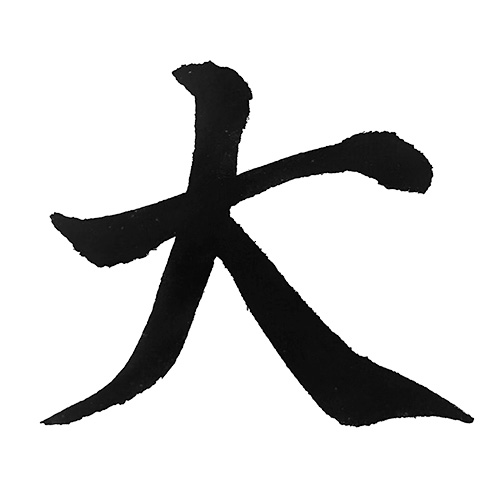
#> input picture expert.jpg, 500 x 500 px
$ python -i preprocess.py   (imports and definitions only)
#> lines starting #> are read from the running program, lines starting #| are printed output that depends on the picture; after the words box and inside, x2 and y2 are one past the last pixel; in counts of white or black regions, pixels touching at a corner belong together
from __future__ import annotations

from dataclasses import dataclass
from pathlib import Path

import cv2
import numpy as np


@dataclass
class PreprocessResult:
    original_gray: np.ndarray
    binary: np.ndarray
    normalized_binary: np.ndarray


def load_grayscale_image(image_path: str | Path) -> np.ndarray:
    image = cv2.imread(str(image_path), cv2.IMREAD_GRAYSCALE)
    if image is None:
        raise FileNotFoundError(f"Unable to load image: {image_path}")
    return image


def ensure_white_foreground(binary_image: np.ndarray) -> np.ndarray:
    white_pixels = int(np.count_nonzero(binary_image))
    black_pixels = int(binary_image.size - white_pixels)
    if white_pixels > black_pixels:
        binary_image = cv2.bitwise_not(binary_image)
    return binary_image


def crop_to_foreground(binary_image: np.ndarray, padding: int = 12) -> np.ndarray:
    points = cv2.findNonZero(binary_image)
    if points is None:
        raise ValueError("No foreground pixels found after thresholding.")

    x, y, w, h = cv2.boundingRect(points)
    x0 = max(x - padding, 0)
    y0 = max(y - padding, 0)
    x1 = min(x + w + padding, binary_image.shape[1])
    y1 = min(y + h + padding, binary_image.shape[0])
    return binary_image[y0:y1, x0:x1]


def normalize_binary_image(binary_image: np.ndarray, canvas_size: int = 512, margin: int = 36) -> np.ndarray:
    cropped = crop_to_foreground(binary_image)
    height, width = cropped.shape
    target = canvas_size - 2 * margin
    scale = min(target / max(height, 1), target / max(width, 1))
    new_width = max(1, int(round(width * scale)))
    new_height = max(1, int(round(height * scale)))

    resized = cv2.resize(cropped, (new_width, new_height), interpolation=cv2.INTER_AREA)
    canvas = np.zeros((canvas_size, canvas_size), dtype=np.uint8)
    y_offset = (canvas_size - new_height) // 2
    x_offset = (canvas_size - new_width) // 2
    canvas[y_offset : y_offset + new_height, x_offset : x_offset + new_width] = resized
    return (canvas > 0).astype(np.uint8)


def preprocess_image(image_path: str | Path, canvas_size: int = 512) -> PreprocessResult:
#> called with image_path = 'expert.jpg', canvas_size = 512
    gray = load_grayscale_image(image_path)
#> in load_grayscale_image, image is the input picture: shape (500, 500); min 0, max 255, mean 212.8
    blurred = cv2.GaussianBlur(gray, (5, 5), 0)
    _, binary = cv2.threshold(blurred, 0, 255, cv2.THRESH_BINARY + cv2.THRESH_OTSU)
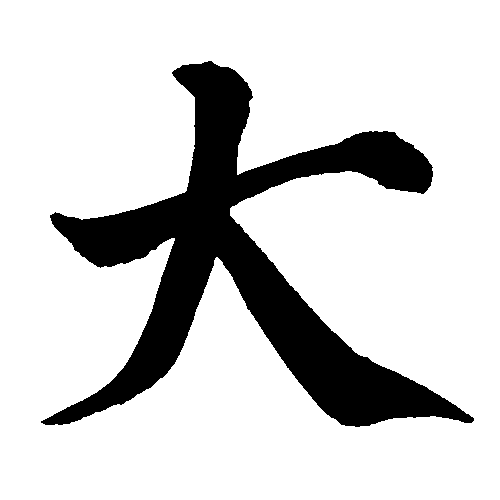
#> binary: shape (500, 500); 82.2% white; 1 black region, box (x1, y1, x2, y2) and area: (41, 61, 474, 427) 44601
    binary = ensure_white_foreground(binary)
#> in ensure_white_foreground, `white_pixels = int(np.count_nonzero(binary_image))`: white_pixels = 205399
#> in ensure_white_foreground, `black_pixels = int(binary_image.size - white_pixels)`: black_pixels = 44601
    binary = cv2.morphologyEx(binary, cv2.MORPH_OPEN, np.ones((3, 3), np.uint8))
#> binary: shape (500, 500); 17.8% white; 1 white region, box (x1, y1, x2, y2) and area: (43, 61, 474, 427) 44582
    normalized = normalize_binary_image(binary, canvas_size=canvas_size)
#> in crop_to_foreground, `points = cv2.findNonZero(binary_image)`: points = contour of 44582 points, box (x1, y1, x2, y2) (43, 61, 474, 427), area 17829
#> in crop_to_foreground, `x, y, w, h = cv2.boundingRect(points)`: x = 43; y = 61; w = 431; h = 366
#> in crop_to_foreground, `x0 = max(x - padding, 0)`: x0 = 31
#> in crop_to_foreground, `y0 = max(y - padding, 0)`: y0 = 49
#> in crop_to_foreground, `x1 = min(x + w + padding, binary_image.shape[1])`: x1 = 486
#> in crop_to_foreground, `y1 = min(y + h + padding, binary_image.shape[0])`: y1 = 439
#> in crop_to_foreground, `return binary_image[y0:y1, x0:x1]`:
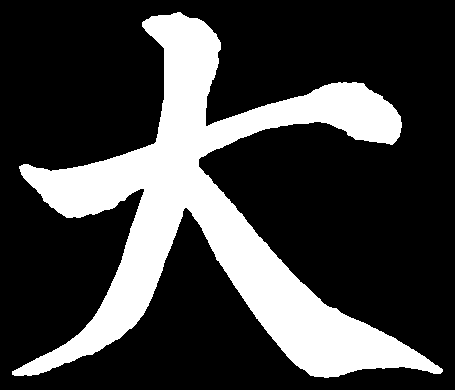
#> returned value: shape (390, 455); 25.1% white; 1 white region, box (x1, y1, x2, y2) and area: (12, 12, 443, 378) 44582
#> in normalize_binary_image, `canvas[y_offset : y_offset + new_height, x_offset : x_offset + new_wid..`:
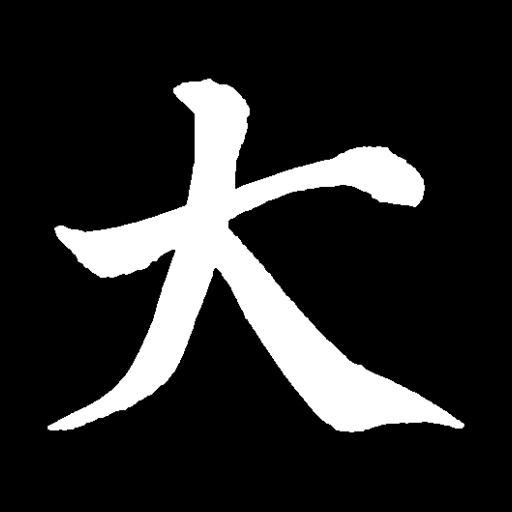
#> canvas: shape (512, 512); min 0, max 255, mean 40.5
#> in normalize_binary_image, `return (canvas > 0).astype(np.uint8)`:
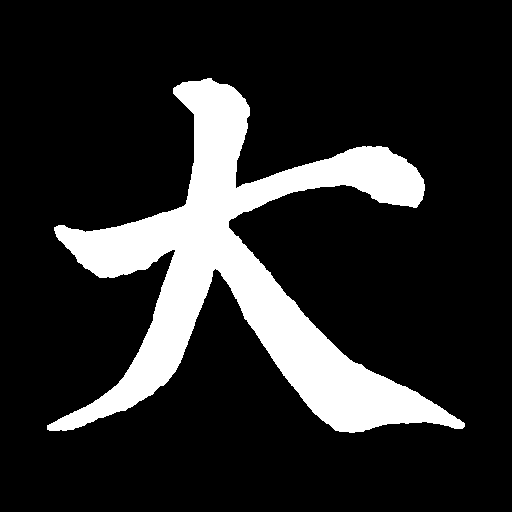
#> returned value: shape (512, 512); values 0 (black) and 1 (white), 16.4% white; 1 white region, box (x1, y1, x2, y2) and area: (47, 78, 465, 433) 43000
    return PreprocessResult(original_gray=gray, binary=(binary > 0).astype(np.uint8), normalized_binary=normalized)

>>> result = preprocess_image('expert.jpg')

$ run again, on user.jpg
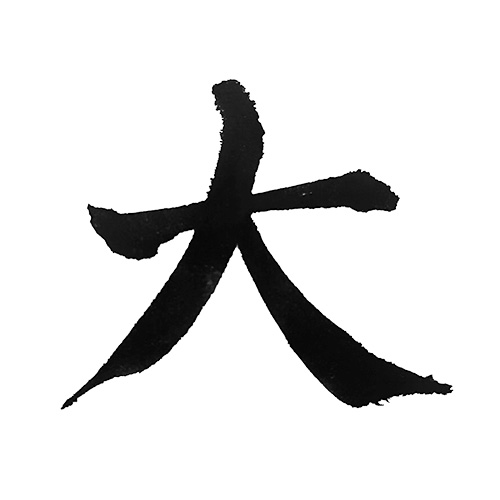
#> input picture user.jpg, 500 x 500 px
#> in load_grayscale_image, image is the input picture: shape (500, 500); min 0, max 255, mean 223.9
#> in preprocess_image, `_, binary = cv2.threshold(blurred, 0, 255, cv2.THRESH_BINARY + cv2.THR..`:
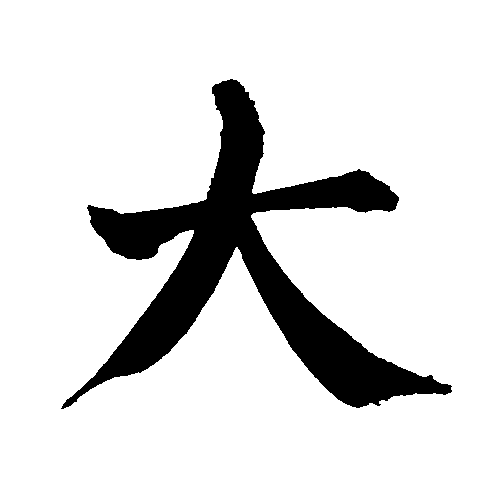
#> binary: shape (500, 500); 86.9% white; 1 black region, box (x1, y1, x2, y2) and area: (61, 79, 452, 409) 32701
#> white_pixels = 217299
#> black_pixels = 32701
#> points = contour of 32674 points, box (x1, y1, x2, y2) (63, 79, 451, 408), area 19256
#> x = 63; y = 79; w = 388; h = 329
#> x0 = 51
#> y0 = 67
#> x1 = 463
#> y1 = 420
#> in normalize_binary_image, `return (canvas > 0).astype(np.uint8)`:
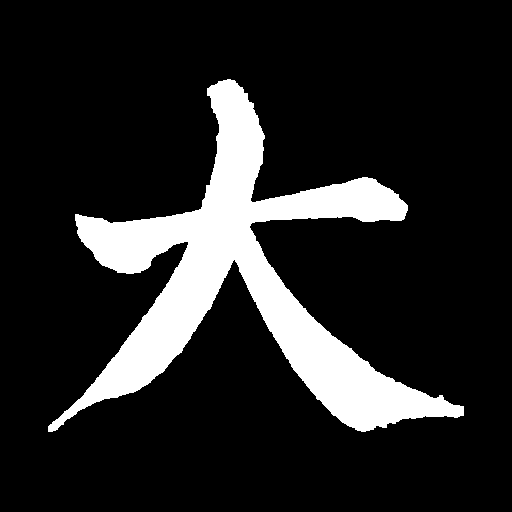
#> returned value: shape (512, 512); values 0 (black) and 1 (white), 14.7% white; 1 white region, box (x1, y1, x2, y2) and area: (48, 79, 464, 432) 38595
